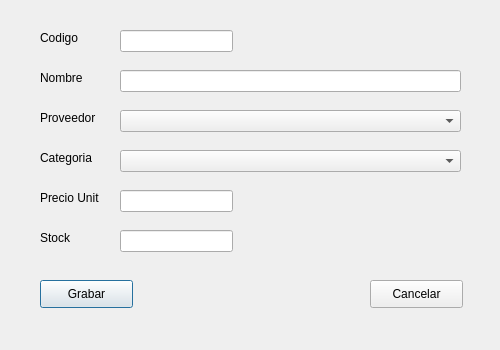
<?xml version="1.0" encoding="UTF-8"?>
<ui version="4.0">
 <class>dlgDemo51_Detalle</class>
 <widget class="QDialog" name="dlgDemo51_Detalle">
  <property name="geometry">
   <rect>
    <x>0</x>
    <y>0</y>
    <width>500</width>
    <height>350</height>
   </rect>
  </property>
  <property name="windowTitle">
   <string>Detalle del Producto</string>
  </property>
  <widget class="QLabel" name="lblCodigo">
   <property name="geometry">
    <rect>
     <x>40</x>
     <y>30</y>
     <width>55</width>
     <height>16</height>
    </rect>
   </property>
   <property name="text">
    <string>Codigo</string>
   </property>
  </widget>
  <widget class="QLineEdit" name="txtCodigo">
   <property name="geometry">
    <rect>
     <x>120</x>
     <y>30</y>
     <width>113</width>
     <height>22</height>
    </rect>
   </property>
   <property name="readOnly">
    <bool>true</bool>
   </property>
  </widget>
  <widget class="QLabel" name="lblNombre">
   <property name="geometry">
    <rect>
     <x>40</x>
     <y>70</y>
     <width>55</width>
     <height>16</height>
    </rect>
   </property>
   <property name="text">
    <string>Nombre</string>
   </property>
  </widget>
  <widget class="QLineEdit" name="txtNombre">
   <property name="geometry">
    <rect>
     <x>120</x>
     <y>70</y>
     <width>341</width>
     <height>22</height>
    </rect>
   </property>
  </widget>
  <widget class="QLabel" name="lblProveedor">
   <property name="geometry">
    <rect>
     <x>40</x>
     <y>110</y>
     <width>71</width>
     <height>16</height>
    </rect>
   </property>
   <property name="text">
    <string>Proveedor</string>
   </property>
  </widget>
  <widget class="QComboBox" name="cboProveedor">
   <property name="geometry">
    <rect>
     <x>120</x>
     <y>110</y>
     <width>341</width>
     <height>22</height>
    </rect>
   </property>
  </widget>
  <widget class="QComboBox" name="cboCategoria">
   <property name="geometry">
    <rect>
     <x>120</x>
     <y>150</y>
     <width>341</width>
     <height>22</height>
    </rect>
   </property>
  </widget>
  <widget class="QLabel" name="lblCategoria">
   <property name="geometry">
    <rect>
     <x>40</x>
     <y>150</y>
     <width>71</width>
     <height>16</height>
    </rect>
   </property>
   <property name="text">
    <string>Categoria</string>
   </property>
  </widget>
  <widget class="QLabel" name="lblPrecioUnit">
   <property name="geometry">
    <rect>
     <x>40</x>
     <y>190</y>
     <width>71</width>
     <height>16</height>
    </rect>
   </property>
   <property name="text">
    <string>Precio Unit</string>
   </property>
  </widget>
  <widget class="QLineEdit" name="txtPrecioUnit">
   <property name="geometry">
    <rect>
     <x>120</x>
     <y>190</y>
     <width>113</width>
     <height>22</height>
    </rect>
   </property>
  </widget>
  <widget class="QLabel" name="lblStock">
   <property name="geometry">
    <rect>
     <x>40</x>
     <y>230</y>
     <width>71</width>
     <height>16</height>
    </rect>
   </property>
   <property name="text">
    <string>Stock</string>
   </property>
  </widget>
  <widget class="QLineEdit" name="txtStock">
   <property name="geometry">
    <rect>
     <x>120</x>
     <y>230</y>
     <width>113</width>
     <height>22</height>
    </rect>
   </property>
  </widget>
  <widget class="QPushButton" name="btnGrabar">
   <property name="geometry">
    <rect>
     <x>40</x>
     <y>280</y>
     <width>93</width>
     <height>28</height>
    </rect>
   </property>
   <property name="text">
    <string>Grabar</string>
   </property>
  </widget>
  <widget class="QPushButton" name="btnCancelar">
   <property name="geometry">
    <rect>
     <x>370</x>
     <y>280</y>
     <width>93</width>
     <height>28</height>
    </rect>
   </property>
   <property name="text">
    <string>Cancelar</string>
   </property>
  </widget>
 </widget>
 <resources/>
 <connections/>
</ui>
